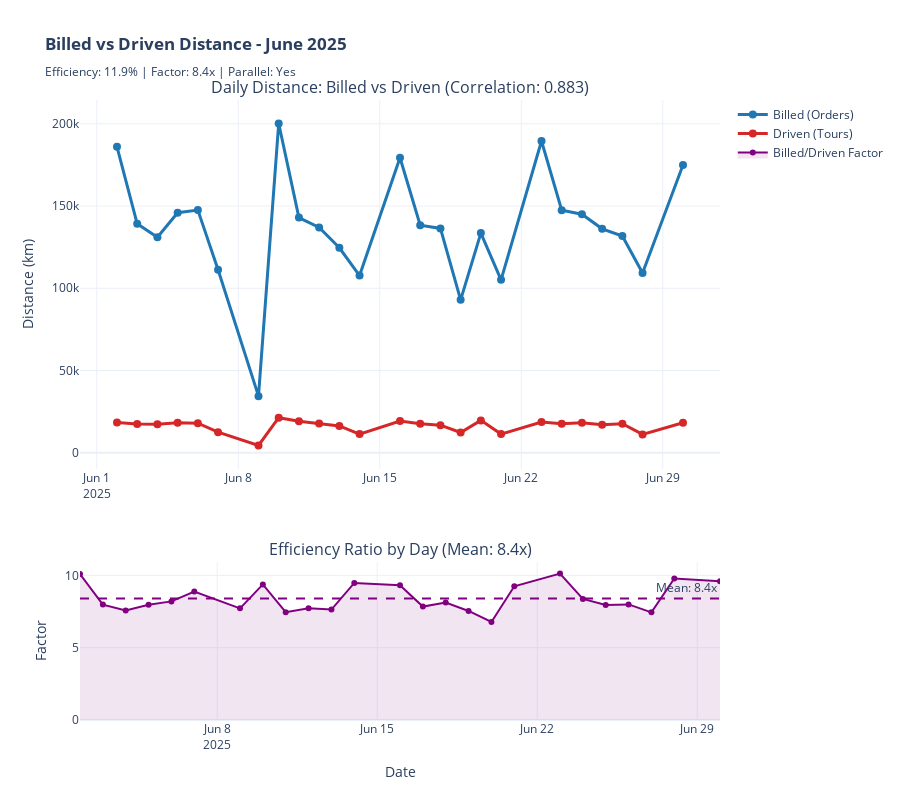

The notebook cell saved with this chart:
### Code cell
# Import necessary libraries
from datetime import timedelta

# Excel epoch for date conversion
excel_epoch = pd.Timestamp('1899-12-30')

def excel_date_to_datetime(excel_date):
    """Convert Excel serial date to datetime"""
    if pd.isna(excel_date):
        return pd.NaT
    return excel_epoch + timedelta(days=int(excel_date))

print("="*80)
print("📏 KILOMETER EFFICIENCY ANALYSIS")
print("="*80)
print("\nComparing billed distance (orders) vs driven distance (tours)")
print("Method: Group orders by tour, sum billed distances, compare to actual driven")

# Load raw data files
orders_file = Path('../data/swisstransfer_f473fe80-56b4-4ff0-8cbb-1bb5e181450a/20251015 Juni 2025 QS Auftragsanalyse.xlsb')
tours_file = Path('../data/swisstransfer_f473fe80-56b4-4ff0-8cbb-1bb5e181450a/20251015 QS Tourenaufstellung Juni 2025.xlsx')

if orders_file.exists() and tours_file.exists():
    print(f"\nLoading data files...")
    
    # Load data
    df_orders = pd.read_excel(orders_file, engine='pyxlsb')
    df_tours = pd.read_excel(tours_file)
    
    print(f"✓ Loaded {len(df_orders):,} orders and {len(df_tours):,} tours")
    
    # Process orders
    date_col = 'Datum.Tour'
    tour_num_col = 'Nummer.Tour'
    distance_col = 'Distanz_BE.Auftrag'
    
    # Convert Excel dates
    df_orders[date_col] = df_orders[date_col].apply(excel_date_to_datetime)
    df_orders[distance_col] = pd.to_numeric(df_orders[distance_col], errors='coerce')
    
    # Clean orders
    df_orders_clean = df_orders[
        (df_orders[date_col].notna()) & 
        (df_orders[tour_num_col].notna()) &
        (df_orders[distance_col].notna()) &
        (df_orders[distance_col] > 0)
    ].copy()
    
    # Step 1: Group orders by tour and sum billed distances
    print(f"\n📊 Step 1: Grouping {len(df_orders_clean):,} orders by tour...")
    tour_billed = df_orders_clean.groupby(tour_num_col).agg({
        distance_col: 'sum',
        date_col: 'first',
        'Nummer.Auftrag': 'count'
    }).reset_index()
    tour_billed.columns = ['tour_number', 'billed_km_total', 'tour_date', 'order_count']
    
    print(f"✓ Aggregated to {len(tour_billed):,} unique tours")
    
    # Process tours
    tour_date_col = 'Datum Tour'
    tour_num = 'Nummer.Tour'
    actual_km_col = 'IstKm.Tour'
    
    df_tours[tour_date_col] = pd.to_datetime(df_tours[tour_date_col])
    df_tours[actual_km_col] = pd.to_numeric(df_tours[actual_km_col], errors='coerce')
    
    df_tours_clean = df_tours[
        (df_tours[tour_date_col].notna()) &
        (df_tours[tour_num].notna()) &
        (df_tours[actual_km_col].notna()) &
        (df_tours[actual_km_col] > 0)
    ].copy()
    
    tours_actual = df_tours_clean[[tour_num, tour_date_col, actual_km_col]].copy()
    tours_actual.columns = ['tour_number', 'tour_date_actual', 'driven_km']
    
    print(f"✓ Tours with actual driven distance: {len(tours_actual):,}")
    
    # Step 2: Merge at tour level
    print(f"\n📊 Step 2: Merging billed and driven at TOUR level...")
    tour_comparison = pd.merge(tour_billed, tours_actual, on='tour_number', how='inner')
    
    print(f"✓ Matched {len(tour_comparison):,} tours with both metrics")
    
    # Calculate efficiency
    tour_comparison['difference_km'] = tour_comparison['driven_km'] - tour_comparison['billed_km_total']
    tour_comparison['efficiency_ratio'] = tour_comparison['driven_km'] / tour_comparison['billed_km_total']
    tour_comparison['difference_pct'] = (tour_comparison['difference_km'] / tour_comparison['billed_km_total']) * 100
    
    # Step 3: Aggregate to daily
    print(f"\n📊 Step 3: Aggregating to daily level...")
    tour_comparison['date'] = tour_comparison['tour_date'].dt.date
    
    daily_comparison = tour_comparison.groupby('date').agg({
        'billed_km_total': 'sum',
        'driven_km': 'sum',
        'order_count': 'sum',
        'tour_number': 'count'
    }).reset_index()
    daily_comparison.columns = ['date', 'billed_km', 'driven_km', 'order_count', 'tour_count']
    
    # Calculate daily metrics
    daily_comparison['difference_km'] = daily_comparison['driven_km'] - daily_comparison['billed_km']
    daily_comparison['efficiency_ratio'] = daily_comparison['driven_km'] / daily_comparison['billed_km']
    daily_comparison['difference_pct'] = (daily_comparison['difference_km'] / daily_comparison['billed_km']) * 100
    daily_comparison['factor'] = daily_comparison['billed_km'] / daily_comparison['driven_km']
    
    daily_comparison = daily_comparison.sort_values('date')
    
    print(f"✓ Aggregated to {len(daily_comparison)} days")
    
    # Statistics
    total_billed = daily_comparison['billed_km'].sum()
    total_driven = daily_comparison['driven_km'].sum()
    overall_ratio = total_driven / total_billed
    avg_ratio = daily_comparison['efficiency_ratio'].mean()
    mean_factor = daily_comparison['factor'].mean()
    std_factor = daily_comparison['factor'].std()
    correlation = daily_comparison['billed_km'].corr(daily_comparison['driven_km'])
    
    print(f"\n" + "="*80)
    print(f"📈 SUMMARY STATISTICS")
    print(f"="*80)
    print(f"\nTotal billed distance:  {total_billed:,.0f} km")
    print(f"Total driven distance:  {total_driven:,.0f} km")
    print(f"Overall difference:     {total_driven - total_billed:+,.0f} km")
    print(f"\nOverall efficiency:     {overall_ratio:.1%} (driven/billed)")
    print(f"Average daily efficiency: {avg_ratio:.1%}")
    print(f"Billed/Driven factor:   {mean_factor:.1f}x ± {std_factor:.1f}")
    print(f"Correlation:            {correlation:.3f}")
    
    print(f"\n📊 INTERPRETATION:")
    print(f"  • Tours drive {(1-overall_ratio)*100:.0f}% LESS than billed distance")
    print(f"  • Average {daily_comparison['order_count'].sum() / daily_comparison['tour_count'].sum():.0f} orders per tour")
    print(f"  • Route optimization savings: {abs(total_driven - total_billed):,.0f} km/month")
    
    # Answer the key question
    print(f"\n🎯 ARE THE LINES PARALLEL?")
    if std_factor < 1.0 and correlation > 0.85:
        print(f"  ✓ YES - roughly parallel")
        print(f"    • Consistent {mean_factor:.1f}x factor between lines")
        print(f"    • High correlation ({correlation:.3f})")
        print(f"    • Low variation (std: {std_factor:.2f})")
    else:
        print(f"  ~ MOSTLY parallel with some variation")
        print(f"    • Factor varies from {daily_comparison['factor'].min():.1f}x to {daily_comparison['factor'].max():.1f}x")
    
    # Create visualization
    print(f"\n📊 Creating visualization...")
    
    daily_comparison['date'] = pd.to_datetime(daily_comparison['date'])
    
    # Main comparison chart
    fig = make_subplots(
        rows=2, cols=1,
        subplot_titles=(
            f'Daily Distance: Billed vs Driven (Correlation: {correlation:.3f})',
            f'Efficiency Ratio by Day (Mean: {mean_factor:.1f}x)'
        ),
        row_heights=[0.7, 0.3],
        vertical_spacing=0.15
    )
    
    # Distance comparison
    fig.add_trace(
        go.Scatter(
            x=daily_comparison['date'],
            y=daily_comparison['billed_km'],
            name='Billed (Orders)',
            line=dict(color='#1f77b4', width=3),
            mode='lines+markers',
            marker=dict(size=8)
        ),
        row=1, col=1
    )
    
    fig.add_trace(
        go.Scatter(
            x=daily_comparison['date'],
            y=daily_comparison['driven_km'],
            name='Driven (Tours)',
            line=dict(color='#d62728', width=3),
            mode='lines+markers',
            marker=dict(size=8)
        ),
        row=1, col=1
    )
    
    # Factor chart
    fig.add_trace(
        go.Scatter(
            x=daily_comparison['date'],
            y=daily_comparison['factor'],
            name='Billed/Driven Factor',
            line=dict(color='purple', width=2),
            mode='lines+markers',
            fill='tozeroy',
            fillcolor='rgba(128,0,128,0.1)'
        ),
        row=2, col=1
    )
    
    # Add mean line
    fig.add_hline(y=mean_factor, line_dash="dash", line_color="purple",
                  annotation_text=f"Mean: {mean_factor:.1f}x", row=2, col=1)
    
    fig.update_xaxes(title_text="Date", row=2, col=1)
    fig.update_yaxes(title_text="Distance (km)", row=1, col=1)
    fig.update_yaxes(title_text="Factor", row=2, col=1)
    
    fig.update_layout(
        height=800,
        title_text=f"<b>Billed vs Driven Distance - June 2025</b><br>" +
                   f"<sub>Efficiency: {overall_ratio:.1%} | Factor: {mean_factor:.1f}x | " +
                   f"Parallel: {'Yes' if std_factor < 1.0 and correlation > 0.85 else 'Mostly'}</sub>",
        template='plotly_white',
        hovermode='x unified'
    )
    
    fig.write_html('../results/daily_distance_comparison_corrected.html')
    fig.show()
    
    print(f"\n✓ Saved visualization to: results/daily_distance_comparison_corrected.html")
    print(f"✓ Saved data to: data/processed/daily_distance_comparison_corrected.csv")
    
    # Save data
    daily_comparison.to_csv('../data/processed/daily_distance_comparison_corrected.csv', index=False)
    tour_comparison.to_csv('../data/processed/tour_distance_comparison.csv', index=False)
    
    print(f"\n" + "="*80)
    
else:
    print("\n⚠️  Data files not found")
    print("    Required:")
    print("    - data/swisstransfer_*/20251015 Juni 2025 QS Auftragsanalyse.xlsb")
    print("    - data/swisstransfer_*/20251015 QS Tourenaufstellung Juni 2025.xlsx")

### Figure 1 — Plotly figure (JSON) as saved in the notebook; plotly's stock layout.template omitted (floating-point values rounded to 4 significant figures)
{"data": [{"line": {"color": "#1f77b4", "width": 3}, "marker": {"size": 8}, "mode": "lines+markers", "name": "Billed (Orders)", "type": "scatter", "x": ["2025-06-02T00:00:00", "2025-06-03T00:00:00", "2025-06-04T00:00:00", "2025-06-05T00:00:00", "2025-06-06T00:00:00", "2025-06-07T00:00:00", "2025-06-09T00:00:00", "2025-06-10T00:00:00", "2025-06-11T00:00:00", "2025-06-12T00:00:00", "2025-06-13T00:00:00", "2025-06-14T00:00:00", "2025-06-16T00:00:00", "2025-06-17T00:00:00", "2025-06-18T00:00:00", "2025-06-19T00:00:00", "2025-06-20T00:00:00", "2025-06-21T00:00:00", "2025-06-23T00:00:00", "2025-06-24T00:00:00", "2025-06-25T00:00:00", "2025-06-26T00:00:00", "2025-06-27T00:00:00", "2025-06-28T00:00:00", "2025-06-30T00:00:00"], "xaxis": "x", "y": [185900.0, 139100.0, 131100.0, 145900.0, 147500.0, 111300.0, 34430.0, 200200.0, 143000.0, 137000.0, 124600.0, 107700.0, 179300.0, 138300.0, 136400.0, 92980.0, 133600.0, 105100.0, 189500.0, 147400.0, 145000.0, 136100.0, 131700.0, 109300.0, 174900.0], "yaxis": "y"}, {"line": {"color": "#d62728", "width": 3}, "marker": {"size": 8}, "mode": "lines+markers", "name": "Driven (Tours)", "type": "scatter", "x": ["2025-06-02T00:00:00", "2025-06-03T00:00:00", "2025-06-04T00:00:00", "2025-06-05T00:00:00", "2025-06-06T00:00:00", "2025-06-07T00:00:00", "2025-06-09T00:00:00", "2025-06-10T00:00:00", "2025-06-11T00:00:00", "2025-06-12T00:00:00", "2025-06-13T00:00:00", "2025-06-14T00:00:00", "2025-06-16T00:00:00", "2025-06-17T00:00:00", "2025-06-18T00:00:00", "2025-06-19T00:00:00", "2025-06-20T00:00:00", "2025-06-21T00:00:00", "2025-06-23T00:00:00", "2025-06-24T00:00:00", "2025-06-25T00:00:00", "2025-06-26T00:00:00", "2025-06-27T00:00:00", "2025-06-28T00:00:00", "2025-06-30T00:00:00"], "xaxis": "x", "y": [18430.0, 17440.0, 17310.0, 18320.0, 17990.0, 12530.0, 4458.0, 21350.0, 19190.0, 17740.0, 16320.0, 11370.0, 19250.0, 17640.0, 16780.0, 12330.0, 19700.0, 11370.0, 18720.0, 17610.0, 18220.0, 17030.0, 17700.0, 11170.0, 18250.0], "yaxis": "y"}, {"fill": "tozeroy", "fillcolor": "rgba(128,0,128,0.1)", "line": {"color": "purple", "width": 2}, "mode": "lines+markers", "name": "Billed/Driven Factor", "type": "scatter", "x": ["2025-06-02T00:00:00", "2025-06-03T00:00:00", "2025-06-04T00:00:00", "2025-06-05T00:00:00", "2025-06-06T00:00:00", "2025-06-07T00:00:00", "2025-06-09T00:00:00", "2025-06-10T00:00:00", "2025-06-11T00:00:00", "2025-06-12T00:00:00", "2025-06-13T00:00:00", "2025-06-14T00:00:00", "2025-06-16T00:00:00", "2025-06-17T00:00:00", "2025-06-18T00:00:00", "2025-06-19T00:00:00", "2025-06-20T00:00:00", "2025-06-21T00:00:00", "2025-06-23T00:00:00", "2025-06-24T00:00:00", "2025-06-25T00:00:00", "2025-06-26T00:00:00", "2025-06-27T00:00:00", "2025-06-28T00:00:00", "2025-06-30T00:00:00"], "xaxis": "x2", "y": [10.09, 7.979, 7.572, 7.964, 8.201, 8.884, 7.722, 9.375, 7.45, 7.721, 7.636, 9.476, 9.315, 7.841, 8.127, 7.539, 6.78, 9.246, 10.13, 8.372, 7.956, 7.991, 7.442, 9.785, 9.586], "yaxis": "y2"}], "layout": {"annotations": [{"font": {"size": 16}, "showarrow": false, "text": "Daily Distance: Billed vs Driven (Correlation: 0.883)", "x": 0.5, "xanchor": "center", "xref": "paper", "y": 1, "yanchor": "bottom", "yref": "paper"}, {"font": {"size": 16}, "showarrow": false, "text": "Efficiency Ratio by Day (Mean: 8.4x)", "x": 0.5, "xanchor": "center", "xref": "paper", "y": 0.255, "yanchor": "bottom", "yref": "paper"}, {"showarrow": false, "text": "Mean: 8.4x", "x": 1, "xanchor": "right", "xref": "x2 domain", "y": 8.407, "yanchor": "bottom", "yref": "y2"}], "height": 800, "hovermode": "x unified", "shapes": [{"line": {"color": "purple", "dash": "dash"}, "type": "line", "x0": 0, "x1": 1, "xref": "x2 domain", "y0": 8.407, "y1": 8.407, "yref": "y2"}], "title": {"text": "<b>Billed vs Driven Distance - June 2025</b><br><sub>Efficiency: 11.9% | Factor: 8.4x | Parallel: Yes</sub>"}, "xaxis": {"anchor": "y", "domain": [0, 1]}, "xaxis2": {"anchor": "y2", "domain": [0, 1], "title": {"text": "Date"}}, "yaxis": {"anchor": "x", "domain": [0.405, 1], "title": {"text": "Distance (km)"}}, "yaxis2": {"anchor": "x2", "domain": [0, 0.255], "title": {"text": "Factor"}}}}
